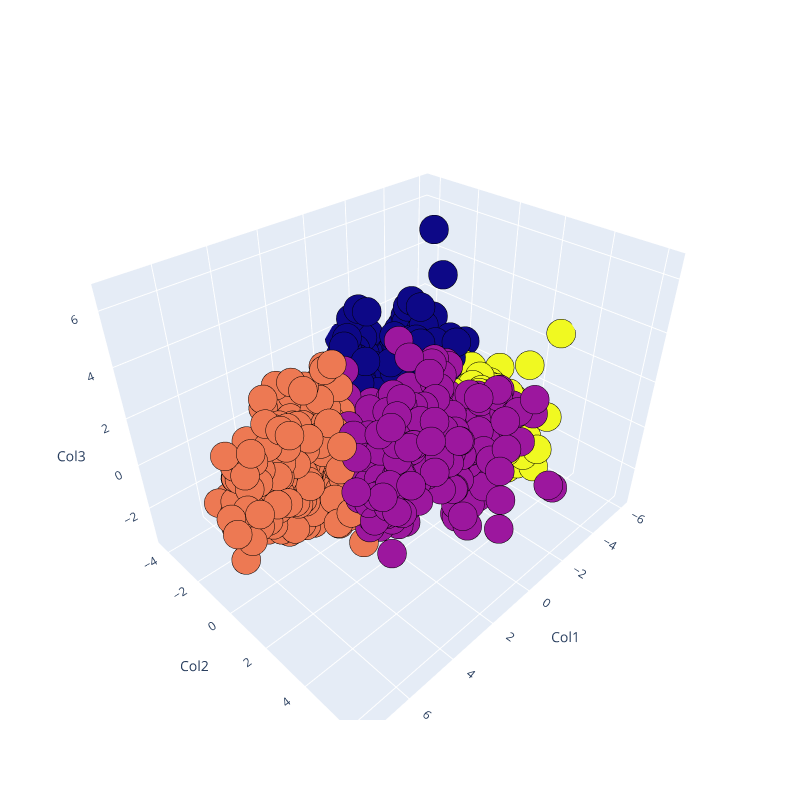

The notebook cell saved with this chart:
### Code cell
Scene = dict(xaxis = dict(title  = 'Col1'),yaxis = dict(title  = 'Col2'),zaxis = dict(title  = 'Col3'))

trace = go.Scatter3d(x=pca_df['col1'], y=pca_df['col2'], z=pca_df['col3'], mode='markers',marker=dict(color = pca_df["Clusters_agg"], size= 10, line=dict(color= 'black',width = 10)))
layout = go.Layout(margin=dict(l=0,r=0),scene = Scene,height = 800,width = 800)
data = [trace]
fig = go.Figure(data = data, layout = layout)
fig.show()

### Figure 1 — Plotly figure (JSON) as saved in the notebook; plotly's stock layout.template omitted (floating-point values rounded to 4 significant figures; data arrays with more than 128 entries replaced by an {"elided": "..."} marker saying what was removed)
{"data": [{"marker": {"color": {"elided": "2205 int values"}, "line": {"color": "black", "width": 10}, "size": 10}, "mode": "markers", "x": {"elided": "2205 float values"}, "y": {"elided": "2205 float values"}, "z": {"elided": "2205 float values"}, "type": "scatter3d"}], "layout": {"height": 800, "margin": {"l": 0, "r": 0}, "scene": {"xaxis": {"title": {"text": "Col1"}}, "yaxis": {"title": {"text": "Col2"}}, "zaxis": {"title": {"text": "Col3"}}}, "width": 800}}
